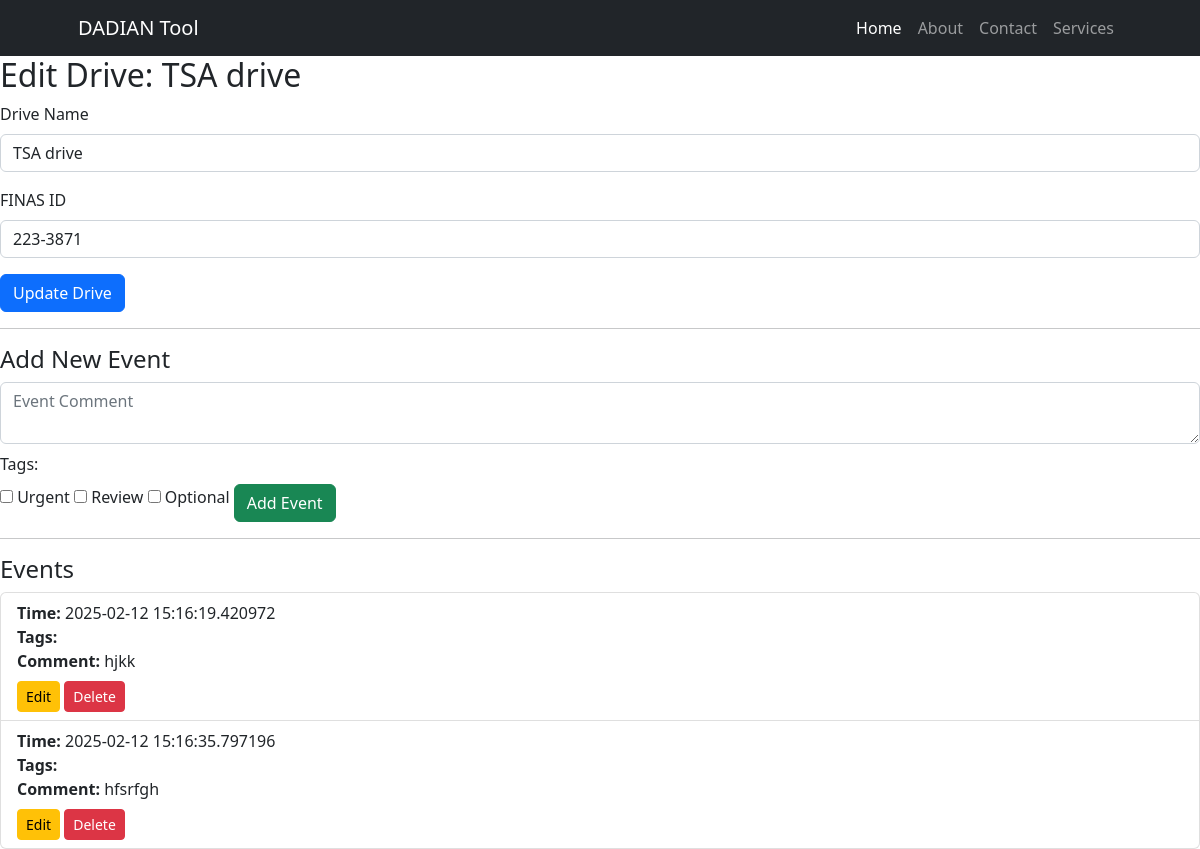
/edit/6, run on the app's committed database.
### main.py (models this page shows)
class Drive(db.Model):
    id = db.Column(db.Integer, primary_key=True, autoincrement=True)
    driver = db.Column(db.String(100), nullable=False)
    name = db.Column(db.String(100), nullable=False)
    finas_id = db.Column(db.String(50), nullable=True)  # Added finas_id field
    date_created = db.Column(db.DateTime, default=datetime.utcnow)
    events = db.relationship('Event', backref='drive', lazy=True)

class Event(db.Model):
    id = db.Column(db.Integer, primary_key=True)
    comment = db.Column(db.Text, nullable=True)
    time = db.Column(db.DateTime, default=datetime.utcnow)
    drive_id = db.Column(db.String(50), db.ForeignKey('drive.id'), nullable=False)
    tags = db.relationship('Tag', secondary='event_tag', backref='events')

### main.py (the view, shortened to what this page needs)
@app.route('/edit/<drive_id>', methods=['GET', 'POST'])
def edit_drive(drive_id):
    drive = Drive.query.get(drive_id)
    return render_template('edit.html', drive=drive)

### templates/edit.html (shortened to what this page needs)
{% extends "base.html" %}
{%block content%}
    <h2>Edit Drive: {{ drive.name }}</h2>
    <form method="POST">
        <div class="mb-3">
            <label for="name" class="form-label">Drive Name</label>
            <input type="text" name="name" value="{{ drive.name }}" class="form-control" required>
        </div>
        <div class="mb-3">
            <label for="finas_id" class="form-label">FINAS ID</label>
            <input type="text" name="finas_id" value="{{ drive.finas_id }}" class="form-control">
        </div>
        <button type="submit" class="btn btn-primary">Update Drive</button>
    </form>
    <hr>
    <h4>Add New Event</h4>
    <form method="POST">
        <textarea name="comment" placeholder="Event Comment" class="form-control mb-2" required></textarea>
        <label>Tags:</label><br>
        <input type="checkbox" name="tags" value="Urgent"> Urgent
        <input type="checkbox" name="tags" value="Review"> Review
        <input type="checkbox" name="tags" value="Optional"> Optional
        <button type="submit" class="btn btn-success mt-2">Add Event</button>
    </form>
    <hr>
    <h4>Events</h4>
    <ul class="list-group">
        {% for event in drive.events %}
            <li class="list-group-item">
                <strong>Time:</strong> {{ event.time }}<br>
                <strong>Tags:</strong>
                <br>
                <strong>Comment:</strong> {{ event.comment }}<br>
                <a href="{{ url_for('edit_event', event_id=event.id) }}" class="btn btn-warning btn-sm mt-2">Edit</a>
                <form method="POST" action="{{ url_for('delete_event', event_id=event.id) }}" style="display:inline;">
                    <button type="submit" class="btn btn-danger btn-sm mt-2">Delete</button>
                </form>
            </li>
        {% endfor %}
    {%endblock%}

### data on the page
Drive: name "TSA drive", finas_id "223-3871"
Event: time "2025-02-12 15:16:19.420972", comment "hjkk"
Event: time "2025-02-12 15:16:35.797196", comment "hfsrfgh"
